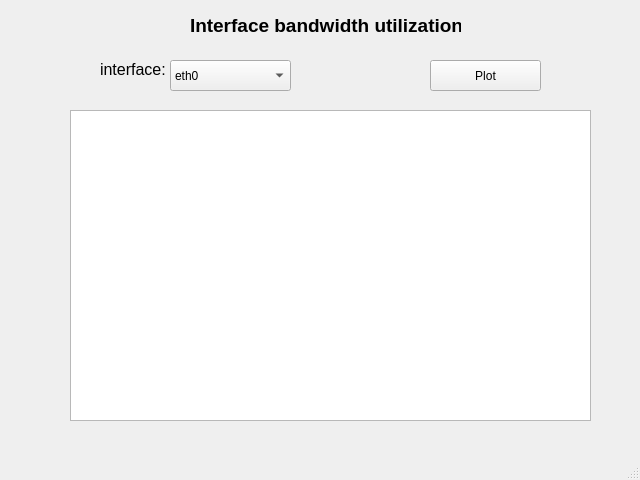
<?xml version="1.0" encoding="UTF-8"?>
<ui version="4.0">
 <class>MainWindow</class>
 <widget class="QMainWindow" name="MainWindow">
  <property name="geometry">
   <rect>
    <x>0</x>
    <y>0</y>
    <width>640</width>
    <height>480</height>
   </rect>
  </property>
  <property name="windowTitle">
   <string>MainWindow</string>
  </property>
  <widget class="QWidget" name="centralwidget">
   <widget class="QGraphicsView" name="plottingView">
    <property name="geometry">
     <rect>
      <x>70</x>
      <y>110</y>
      <width>521</width>
      <height>311</height>
     </rect>
    </property>
   </widget>
   <widget class="QPushButton" name="plot">
    <property name="geometry">
     <rect>
      <x>430</x>
      <y>60</y>
      <width>111</width>
      <height>31</height>
     </rect>
    </property>
    <property name="text">
     <string>Plot</string>
    </property>
   </widget>
   <widget class="QComboBox" name="interface_2">
    <property name="geometry">
     <rect>
      <x>170</x>
      <y>60</y>
      <width>121</width>
      <height>31</height>
     </rect>
    </property>
    <item>
     <property name="text">
      <string>eth0</string>
     </property>
    </item>
    <item>
     <property name="text">
      <string>wlan</string>
     </property>
    </item>
    <item>
     <property name="text">
      <string>lo</string>
     </property>
    </item>
   </widget>
   <widget class="QLabel" name="label">
    <property name="geometry">
     <rect>
      <x>100</x>
      <y>60</y>
      <width>66</width>
      <height>19</height>
     </rect>
    </property>
    <property name="text">
     <string>&lt;html&gt;&lt;head/&gt;&lt;body&gt;&lt;p&gt;&lt;span style=&quot; font-size:12pt;&quot;&gt;interface: &lt;/span&gt;&lt;/p&gt;&lt;/body&gt;&lt;/html&gt;</string>
    </property>
   </widget>
   <widget class="QLabel" name="headline">
    <property name="geometry">
     <rect>
      <x>190</x>
      <y>10</y>
      <width>271</width>
      <height>31</height>
     </rect>
    </property>
    <property name="text">
     <string>&lt;html&gt;&lt;head/&gt;&lt;body&gt;&lt;p&gt;&lt;span style=&quot; font-size:14pt; font-weight:600;&quot;&gt;Interface bandwidth utilization&lt;/span&gt;&lt;/p&gt;&lt;/body&gt;&lt;/html&gt;</string>
    </property>
   </widget>
  </widget>
  <widget class="QMenuBar" name="menubar">
   <property name="geometry">
    <rect>
     <x>0</x>
     <y>0</y>
     <width>640</width>
     <height>24</height>
    </rect>
   </property>
  </widget>
  <widget class="QStatusBar" name="statusbar"/>
 </widget>
 <resources/>
 <connections/>
</ui>
